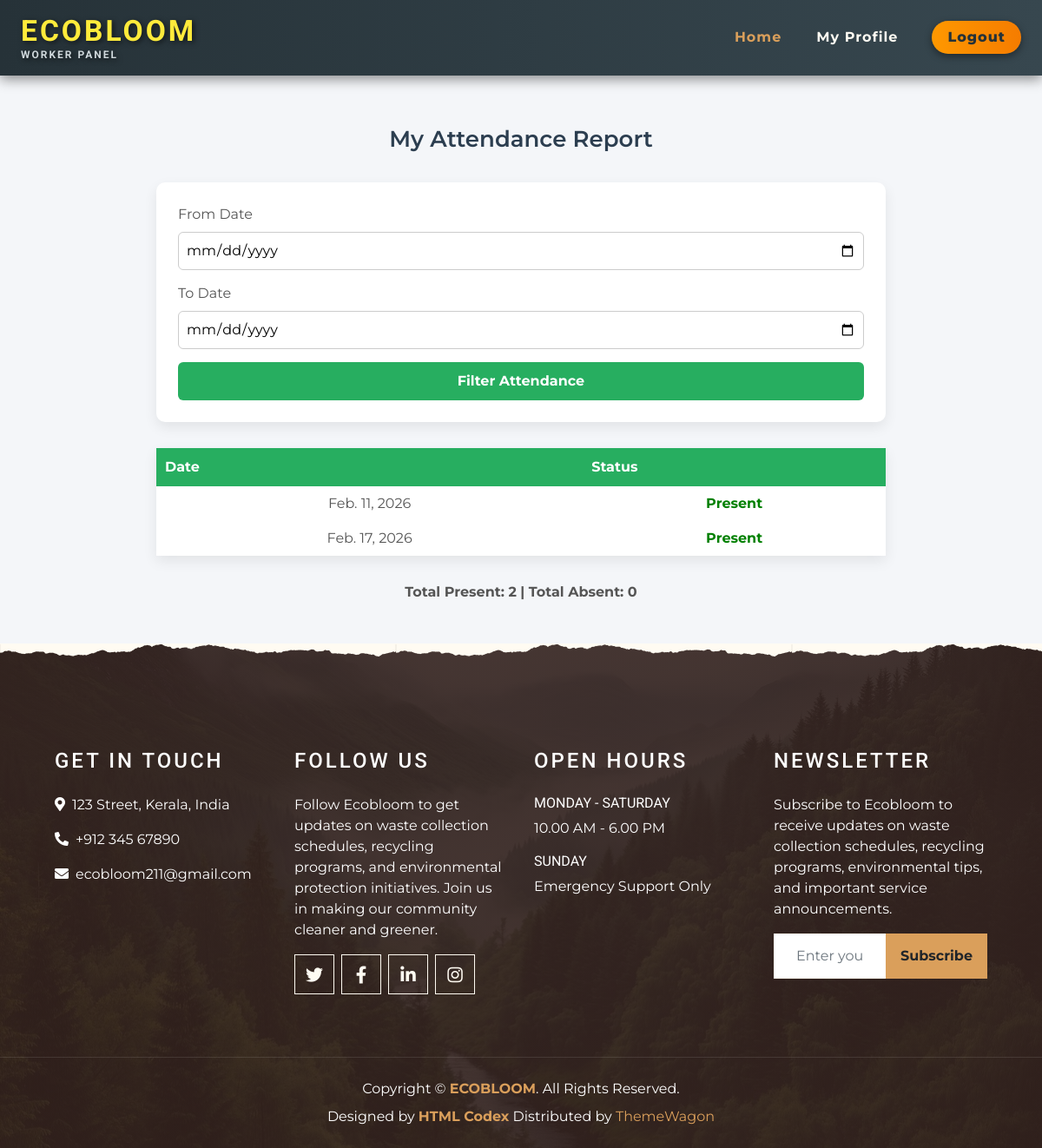
The page /worker/WorkerMyAttendance/ (signed in) on the database as committed earlier.
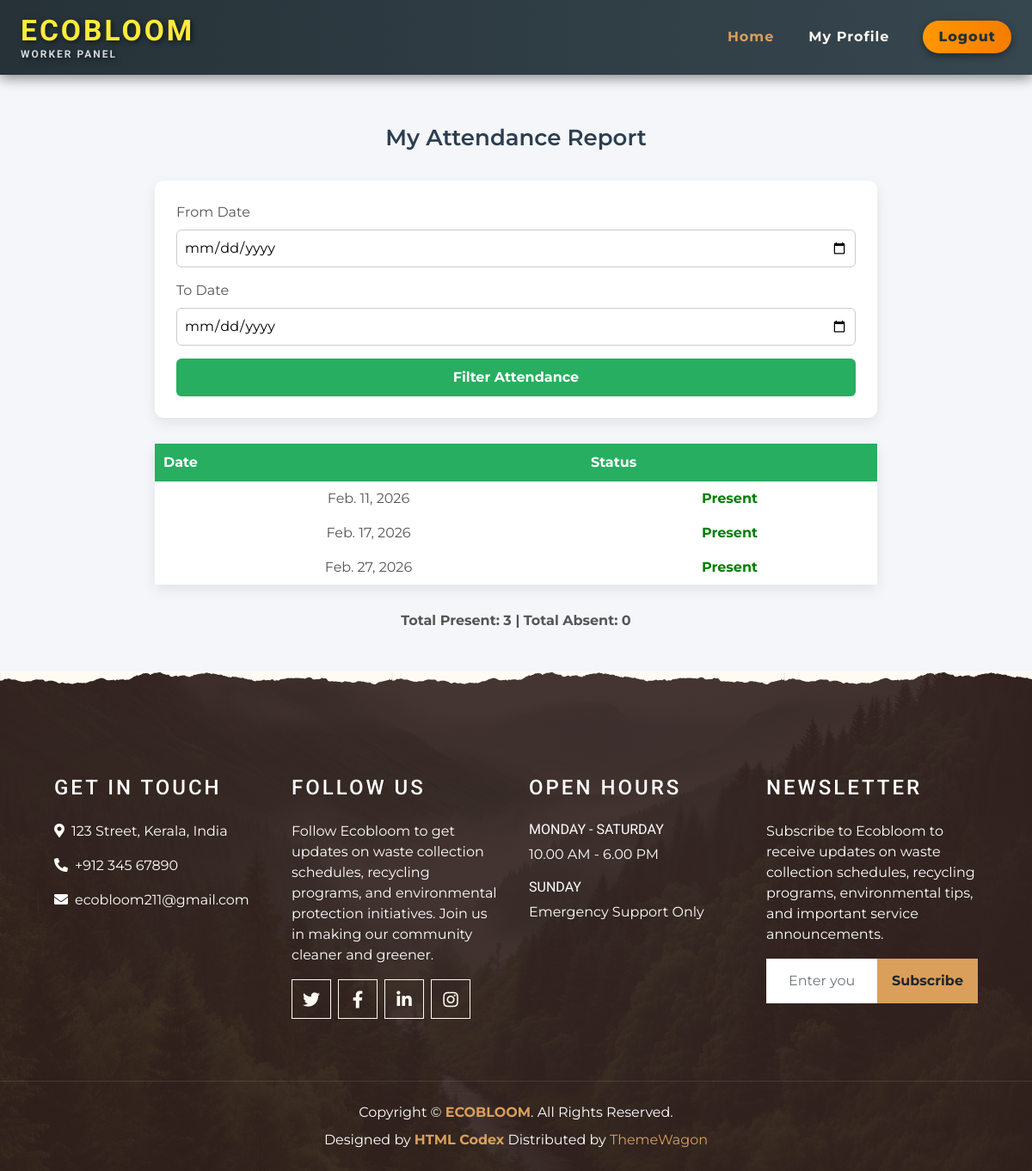
The same page on the database as committed later.
### worker/models.py (models this page shows)
class tbl_workerattendence(models.Model):
    workerattendence_datetime=models.DateField(auto_now_add=True)
    workerattendence_status=models.IntegerField(default=0)
    worker_id=models.ForeignKey(tbl_worker, on_delete=models.CASCADE)

### worker/views.py (the view)
# urls.py: path('WorkerMyAttendance/', views.WorkerMyAttendance, name="WorkerMyAttendance"),
def WorkerMyAttendance(request):
    if "wid" not in request.session:
        return redirect("Guest:Login")
    worker = tbl_worker.objects.get(id=request.session['wid'])
    report = None
    total_present = 0
    total_absent = 0
    if request.method == "POST":
        from_date = request.POST.get("from_date")
        to_date = request.POST.get("to_date")
        report = tbl_workerattendence.objects.filter(
            worker_id=worker,
            workerattendence_datetime__range=[from_date, to_date]
        )
    else:
        report = tbl_workerattendence.objects.filter(
            worker_id=worker
        )
    total_present = report.filter(workerattendence_status=1).count()
    total_absent = report.filter(workerattendence_status=0).count()
    return render(request, "worker/WorkerMyAttendance.html", {
        "report": report,
        "total_present": total_present,
        "total_absent": total_absent
    })

### worker/Templates/Worker/WorkerMyAttendance.html (shortened to what this page needs)
{% extends 'Worker/Head.html' %}
{% block content %}
<div class="title">My Attendance Report</div>
<div class="card-box">
    <form method="post">
        <div class="form-group">
            <label>From Date</label>
            <input type="date" name="from_date" required>
        </div>
        <div class="form-group">
            <label>To Date</label>
            <input type="date" name="to_date" required>
        </div>
        <button type="submit">Filter Attendance</button>
    </form>
</div>
{% if report %}
<table>
    <tr>
        <th>Date</th>
        <th>Status</th>
    </tr>
    {% for i in report %}
    <tr>
        <td>{{ i.workerattendence_datetime }}</td>
        <td>
            {% if i.workerattendence_status == 1 %}
                <span class="present">Present</span>
            {% else %}
                <span class="absent">Absent</span>
            {% endif %}
        </td>
    </tr>
    {% empty %}
    <tr>
        <td colspan="2">No attendance records found</td>
    </tr>
    {% endfor %}
</table>
<div class="summary">
    Total Present: {{ total_present }} |
    Total Absent: {{ total_absent }}
</div>
{% endif %}
{% endblock %}

Rows that differ between the two databases and show on the page:
added tbl_workerattendence: workerattendence_datetime "Feb. 27, 2026", workerattendence_status "Present"
Other text that changed with them:
{{ total_present }}: "2" → "3"
